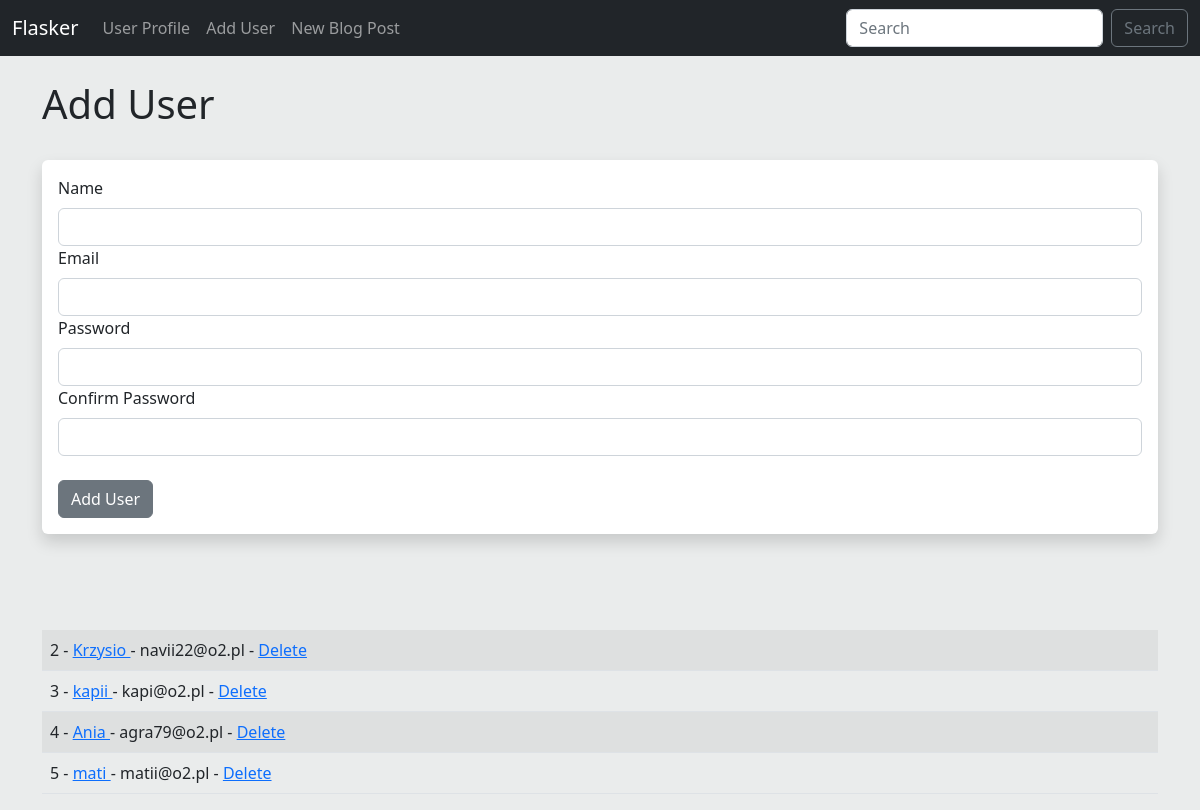
The page /user/add on the database as committed earlier.
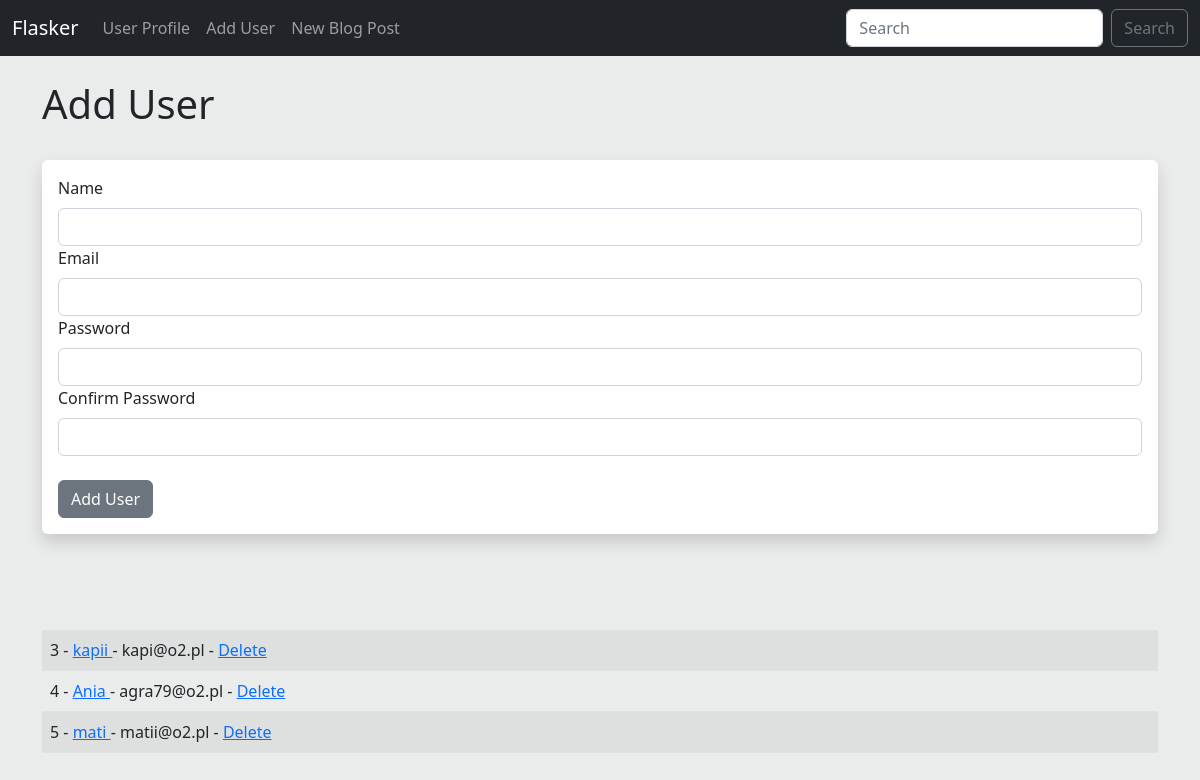
The same page on the database as committed later.
### app.py (models this page shows)
class Users(db.Model):
    id = db.Column(db.Integer, primary_key = True)
    name = db.Column(db.String(200), nullable = False)
    email = db.Column(db.String(120), nullable = False, unique=True)
    password_hash = db.Column(db.String(125))
    dateAdded = db.Column(db.DateTime, default=datetime.utcnow)

### app.py (the view, shortened to what this page needs)
@app.route('/user/add', methods=['POST', 'GET'])
def add_user():
    name = None
    add_form = UserForm()
    our_users = Users.query.order_by(Users.dateAdded)
    return render_template('add_user.html', form=add_form, name = name, our_users=our_users)

### app.py
class UserForm(FlaskForm):
    name = StringField("Name", validators=[DataRequired()])
    email = StringField("Email", validators=[DataRequired()])
    password_hash = PasswordField("Password", validators=[DataRequired(), EqualTo('psw2', message=("Passwords must match"))])
    psw2 = PasswordField("Confirm Password", validators=[DataRequired()])
    submit = SubmitField("Add User")

### templates/add_user.html (shortened to what this page needs)
{% extends 'base.html' %}
{% block body %}
{% if name %}
        <h1>Added Users: </h1>
        <table class="table table-striped table-hover">
            {% for our_user in our_users %}
                <tr>
                    <td>
                        {{ our_user.id }} - <a href="{{ url_for('update', id=our_user.id)}}"> {{ our_user.name }} </a> - {{ our_user.email }}
                    </td>
                </tr>
            {% endfor %}
        </table>
    {% else %}
        <h1>Add User</h1>
        <br />
        <div class="shadow p-3 mb-5 bg-body rounded">
            <form method="POST">
                {{ form.name.label(class="form-label") }} {{ form.name(class="form-control") }}
                {{ form.email.label(class="form-label") }} {{ form.email(class="form-control") }}
                {{ form.password_hash.label(class="form-label") }} {{ form.password_hash(class="form-control") }}
                {{ form.psw2.label(class="form-label") }} {{ form.psw2(class="form-control") }}
                <br>
                {{ form.submit(class="btn btn-secondary") }}
            </form>
        </div>
        <br><br>
        <table class="table table-striped table-hover">
            {% for our_user in our_users %}
                <tr>
                    <td>
                        {{ our_user.id }} - <a href="{{ url_for('update', id=our_user.id)}}"> {{ our_user.name }} </a> - {{ our_user.email }} - <a href="{{ url_for('delete', id=our_user.id)}}"> Delete </a>
                    </td>
                </tr>
            {% endfor %}
        </table>
    {% endif %}
{% endblock %}

### templates/base.html (shortened to what this page needs)
<!doctype html>
<html lang="en">
  <head>
    <link href="https://cdn.jsdelivr.net/npm/bootstrap@5.2.0-beta1/dist/css/bootstrap.min.css" rel="stylesheet">
    <link href="{{ url_for('static', filename='css/style.css') }}" rel="stylesheet">
  </head>
  <body>
      {% include 'navBar.html' %}
      <br>
        <div class='container'>
            {% block body %}
            {% endblock %}
        </div>
  </body>
</html>

### templates/navBar.html (shortened to what this page needs)
<nav class="navbar navbar-expand-lg navbar-dark bg-dark">
  <div class="container-fluid">
    <a class="navbar-brand" href="/">Flasker</a>
    <div class="collapse navbar-collapse" id="navbarSupportedContent">
      <ul class="navbar-nav me-auto mb-2 mb-lg-0">
        <li class="nav-item">
          <a class="nav-link" href="{{ url_for('user')}}">User Profile</a>
        </li>
        <li class="nav-item">
          <a class="nav-link" href="{{ url_for('add_user')}}">Add User</a>
        </li>
         <li class="nav-item">
          <a class="nav-link" href="{{ url_for('add_post')}}">New Blog Post</a>
        </li>
      </ul>
      <form class="d-flex" role="search">
        <input
          class="form-control me-2"
          type="search"
          placeholder="Search"
          aria-label="Search"
        />
        <button class="btn btn-outline-secondary" type="submit">Search</button>
      </form>
    </div>
  </div>
</nav>

### static/css/style.css (style rules this page uses)
body { background-color: rgb(234, 236, 236); }

Rows that differ between the two databases and show on the page:
removed Users: id "2", name "Krzysio", email "navii22@o2.pl"
